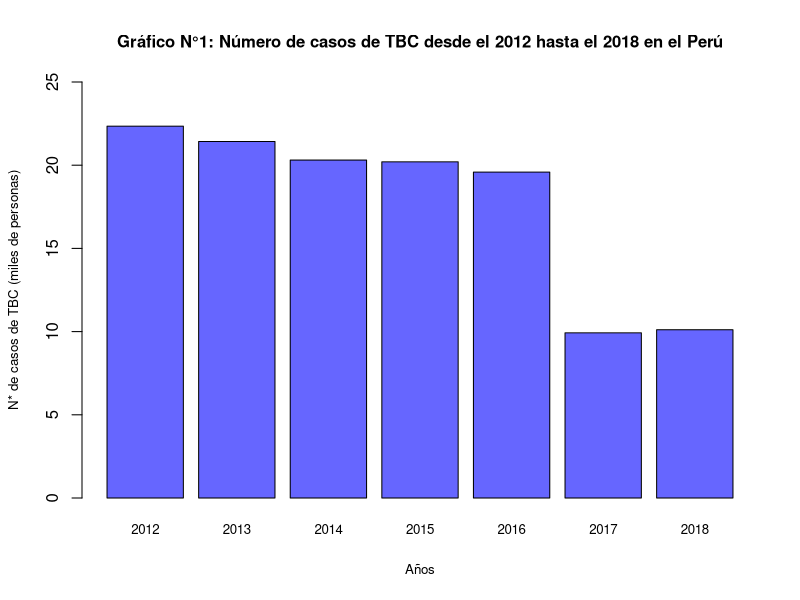
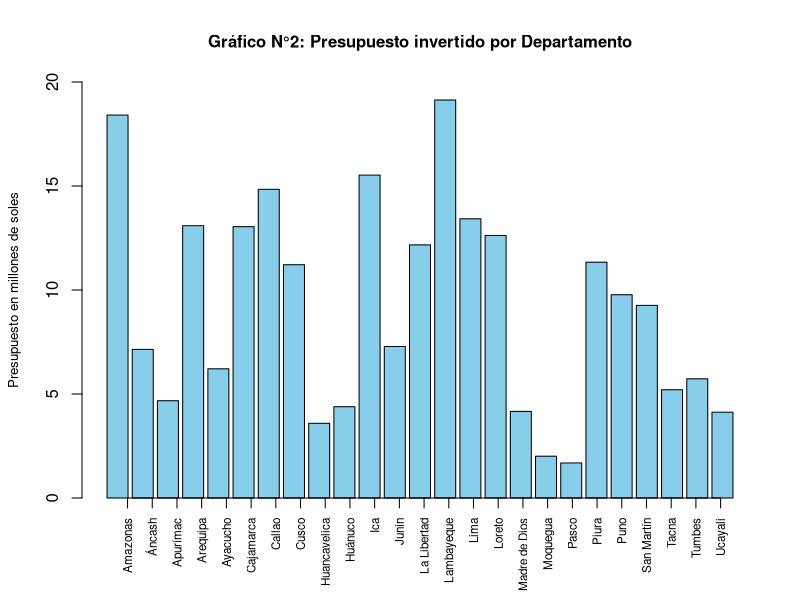
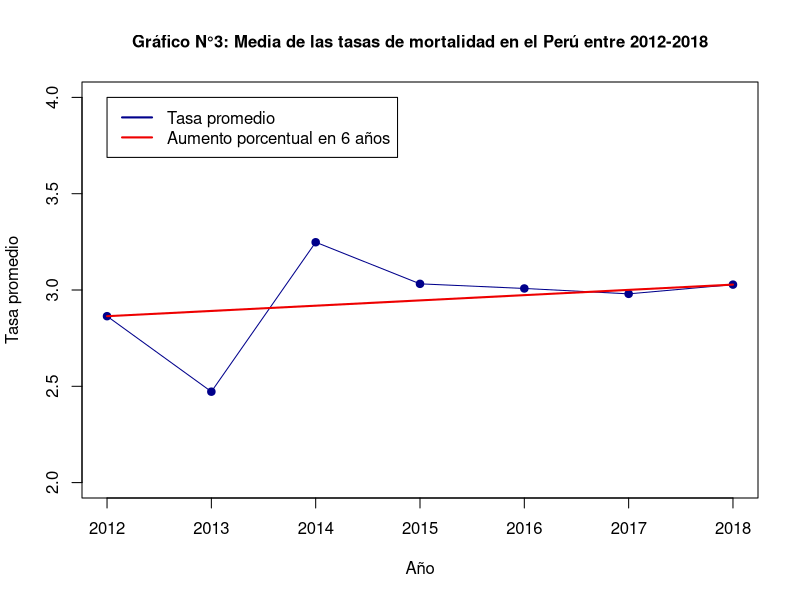
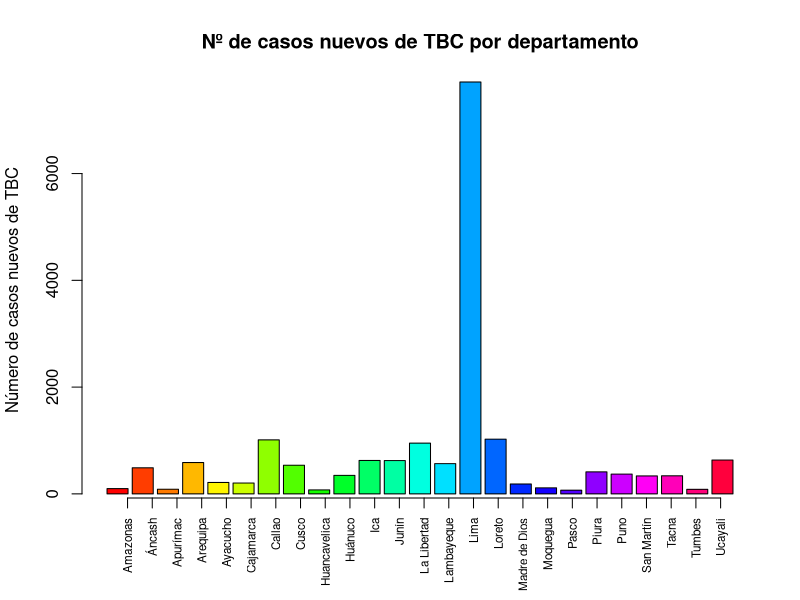
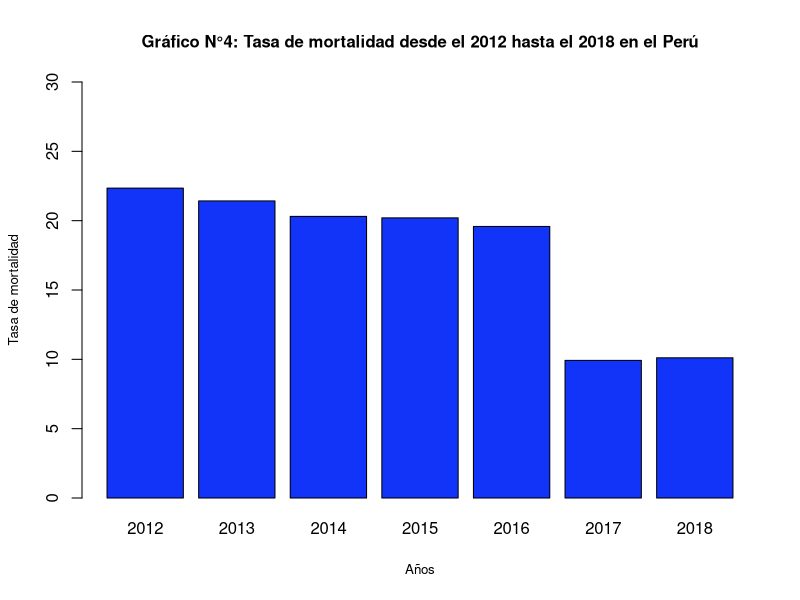
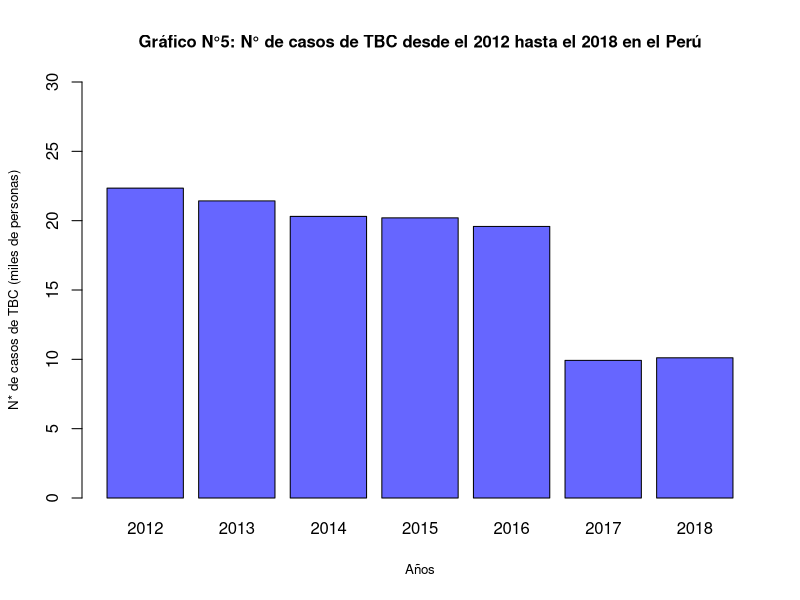
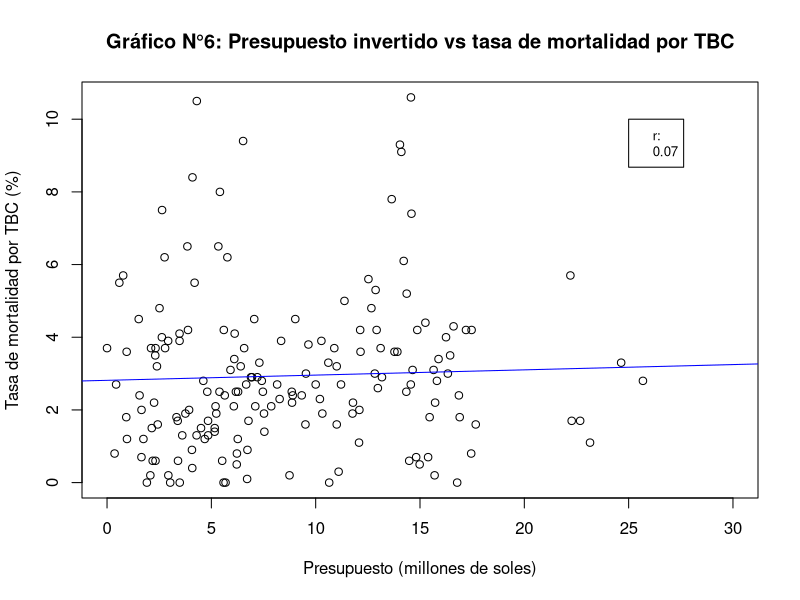
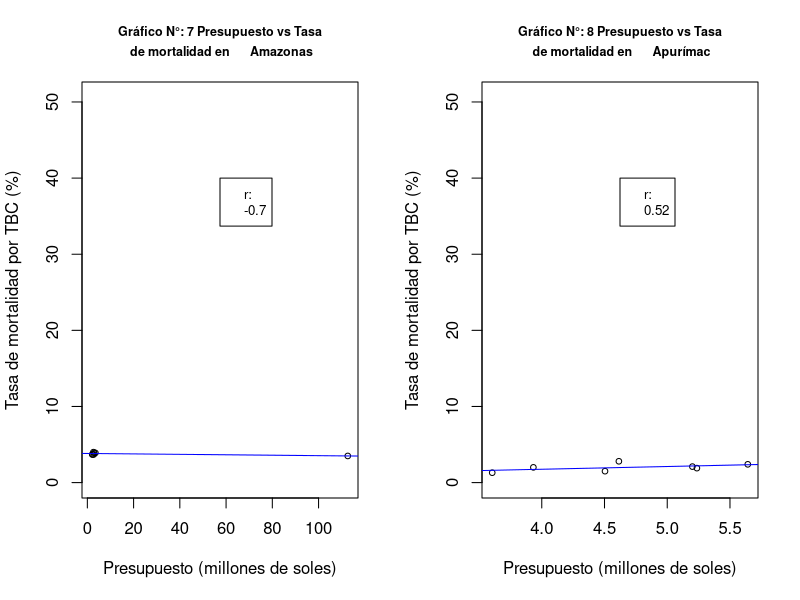

These figures' R source, in order:
## ---- chunk 1
datos <- read.csv(file = "Datos.csv", fileEncoding = "UTF-8")
## ---- chunk 2
x<-0
morbilidad_porr_anho<-c()
anhos<-c()
for (i in 2012:2018){
       x<-x+1
       morbilidad_porr_anho[x]<-sum(datos$Numero.de.casos.Nuevos[datos$Año==i])
       anhos[x]<-i
}
casos <- morbilidad_porr_anho/1000
names(casos)<-anhos
barplot(casos,main="Gráfico N°1: Número de casos de TBC desde el 2012 hasta el 2018 en el Perú"
        ,ylab ="N* de casos de TBC (miles de personas)"
        ,xlab ="Años"
        ,ylim=c(0,25)
        ,cex.main=1.25
        ,cex.lab=0.8
        ,col = "#6666FF"
        ,cex.main=1
        ,cex.names = 0.8)
## ---- chunk 3
departamentos1<-unique(datos$Departamento)
Departamentos<-datos$Departamento
Morbilidad<-datos$Morbilidad
Presupuesto.orientado<-datos$Presupuesto.para.el.programa.orientado.a.disminuir.la.incidencia.de.TBC.y.VIH
datos4<-data.frame(Departamentos,Morbilidad,Presupuesto.orientado)

Morbilidad2<-c()
Presupuesto.orientado2<-c()
for (i in 1:25){
aux<-sum(datos4$Morbilidad[which(datos4$Departamentos==Departamentos[c(i)])])/7
Morbilidad2<-c(Morbilidad2,aux)
aux2<-sum(datos4$Presupuesto.orientado[which(datos4$Departamentos==Departamentos[c(i)])])/7
Presupuesto.orientado2<-c(Presupuesto.orientado2,aux2)
}

P<-Presupuesto.orientado2/1000000

Departamentos2<-Departamentos[c(1,2,3,4,5,6,7,8,9,10,11,12,13,14,15,16,17,18,19,20,21,22,23,24,25)]
datos5<-data.frame(Departamentos2,Morbilidad2,Presupuesto.orientado2)
barplot(P,main="Gráfico N°2: Presupuesto invertido por Departamento"
        ,ylab = "Presupuesto en millones de soles"
        ,width = 0.85
        ,col = "skyblue"
        ,ylim =c(0,20)
        ,cex.main=1
        ,cex.lab=0.8)
axis(1,at=1:25,labels = departamentos1,las=3,cex.axis=0.7)

## ---- chunk 4
tasa12 <- datos$Tasa.de.mortalidad[which(datos$Año==2012)]
tasa13 <- datos$Tasa.de.mortalidad[which(datos$Año==2013)]
tasa14 <- datos$Tasa.de.mortalidad[which(datos$Año==2014)]
tasa15 <- datos$Tasa.de.mortalidad[which(datos$Año==2015)]
tasa16 <- datos$Tasa.de.mortalidad[which(datos$Año==2016)]
tasa17 <- datos$Tasa.de.mortalidad[which(datos$Año==2017)]
tasa18 <- datos$Tasa.de.mortalidad[which(datos$Año==2018)]
Vs=(seq(from=mean(tasa12),to=mean(tasa18),by=(mean(tasa18)-mean(tasa12))/6))
length(Vs)
length(2012:2018) 
tasasprom <- c(mean(tasa12),mean(tasa13),mean(tasa14),mean(tasa15),mean(tasa16),mean(tasa17),mean(tasa18))
length(tasasprom)
plot(y=tasasprom,x = 2012:2018
     ,main = "Gráfico N°3: Media de las tasas de mortalidad en el Perú entre 2012-2018"
     ,xlab = "Año"
     ,ylab = "Tasa promedio"
     ,ylim = c(2,4)
     ,type ="o"
     ,pch = 19
     ,cex.main=1
     ,col = c("blue4"));
lines(y=Vs,x = 2012:2018, col="red2",lwd=2)
legend(2012,4,legend=c("Tasa promedio","Aumento porcentual en 6 años"),col=c("blue4","red2"),lwd=2)

## ---- chunk 5
Departamentos <-datos[,"Departamento"]
Numero.de.casos.nuevos<-datos[,"Numero.de.casos.Nuevos"]

datos2<-data.frame(Departamentos,Numero.de.casos.nuevos)
Numero.de.casos.nuevos2<-c()
for (i in 1:25)
{
aux<-sum(datos2$Numero.de.casos.nuevos[which(datos2$Departamentos==Departamentos[c(i)])])/7
Numero.de.casos.nuevos2<-c(Numero.de.casos.nuevos2,aux)
}
Departamentos2<-Departamentos[c(1,2,3,4,5,6,7,8,9,10,11,12,13,14,15,16,17,18,19,20,21,22,23,24,25)]
datos3<-data.frame(Departamentos2,Numero.de.casos.nuevos2)

dep<-c("Amazonas","Áncash","Apurímac","Arequipa","Ayacucho","Cajamarca","Callao","Cusco","Huancavelica","Huánuco","Ica","Junín","La Libertad","Lambayeque","Lima","Loreto","Madre de Dios","Moquegua","Pasco","Piura","Puno","San Martín","Tacna","Tumbes","Ucayali")

barplot(datos3$Numero.de.casos.nuevos2,main = "Nº de casos nuevos de TBC por departamento",width=0.85 ,ylab =  "Número de casos nuevos de TBC", col=rainbow(25))
axis(1,at=1:25,labels = dep,las=3,cex.axis=0.7)
## ---- chunk 6
z<-0
mortalidad<-c()
años<-c()
for(i in 2012:2018){
  z<-z+1
  mortalidad[z]<- sum(datos$Tasa.de.mortalidad[datos$Año==i])
  años[z]<-i
}
cases<-mortalidad/1000
names(cases)<-años
barplot(casos,main="Gráfico N°4: Tasa de mortalidad desde el 2012 hasta el 2018 en el Perú"
        ,ylab ="Tasa de mortalidad"
        ,xlab ="Años"
        ,ylim=c(0,30)
        ,cex.main=1
        ,cex.lab=0.8
        ,col = "#1234F8")
## ---- chunk 7
barplot(casos
        ,main="Gráfico N°5: N° de casos de TBC desde el 2012 hasta el 2018 en el Perú"
        ,ylab ="N* de casos de TBC (miles de personas)"
        ,xlab ="Años"
        ,ylim=c(0,30)
        ,cex.main=1
        ,cex.lab=0.8
        ,col = "#6666FF")
## ---- chunk 8
Presupuesto_millones<-datos$Presupuesto.para.el.programa.orientado.a.disminuir.la.incidencia.de.TBC.y.VIH/1000000
tasa_mortalidad<-datos$Tasa.de.mortalidad
plot(Presupuesto_millones,tasa_mortalidad 
     ,main="Gráfico N°6: Presupuesto invertido vs tasa de mortalidad por TBC"
     ,ylab="Tasa de mortalidad por TBC (%)"
     ,xlab="Presupuesto (millones de soles)"
     ,xlim=c(0,30))
abline(lm(tasa_mortalidad~Presupuesto_millones), col="blue")
coeficiente_es<-c("r:",round(cor(Presupuesto_millones, tasa_mortalidad),2))
legend(25, 10,legend=c(coeficiente_es),cex=0.8)
## ---- chunk 9
par(mfrow=c(1,2))
x<-6
for (i in 1:length(departamentos1)){
Presupuesto_millones<-datos$Presupuesto.para.el.programa.orientado.a.disminuir.la.incidencia.de.TBC.y.VIH[datos$Departamento==departamentos1[i]]/1000000
tasa_mortalidad<-datos$Tasa.de.mortalidad[datos$Departamento==departamentos1[i]]
cor(Presupuesto_millones, tasa_mortalidad)
coeficiente<-round(cor(Presupuesto_millones, tasa_mortalidad),2)
if(abs(coeficiente)>=0.5){
x<-x+1
nombre_depa<-c(paste("Gráfico N°:",toString(x),"Presupuesto vs Tasa",sep = " "),paste(" de mortalidad en\t", toString(departamentos1[i]),sep = " "))
plot(Presupuesto_millones 
     ,tasa_mortalidad,ylab="Tasa de mortalidad por TBC (%)"
     ,xlab="Presupuesto (millones de soles)"
     ,ylim = c(0,max(datos$Tasa.de.mortalidad)+40)
     ,main=nombre_depa
     ,cex.main=0.75
     ,cex= 0.75)
abline(lm(tasa_mortalidad~Presupuesto_millones), col="blue")
coeficiente_es<-c("r:",coeficiente)
legend((max(Presupuesto_millones)+min(Presupuesto_millones))/2,  40,legend=c(coeficiente_es),cex=0.8)
}}
## ---- chunk 10
Departamentos<-datos$Departamento
Morbilidad<-datos$Morbilidad
Presupuesto.orientado<-datos$Presupuesto.para.el.programa.orientado.a.disminuir.la.incidencia.de.TBC.y.VIH
datos4<-data.frame(Departamentos,Morbilidad,Presupuesto.orientado)
Morbilidad2<-c()
Presupuesto.orientado2<-c()
for (i in 1:25)
{
aux<-sum(datos4$Morbilidad[which(datos4$Departamentos==Departamentos[c(i)])])/7
Morbilidad2<-c(Morbilidad2,aux)
aux2<-sum(datos4$Presupuesto.orientado[which(datos4$Departamentos==Departamentos[c(i)])])/7
Presupuesto.orientado2<-c(Presupuesto.orientado2,aux2)
}
P<-Presupuesto.orientado2/1000000
Departamentos2<-Departamentos[c(1,2,3,4,5,6,7,8,9,10,11,12,13,14,15,16,17,18,19,20,21,22,23,24,25)]
barplot(Morbilidad2,main="Gráfico N°12: Morbilidad de TBC por departamento"
        ,ylab = "Morbilidad de TBC"
        ,width = 0.85
        ,col = "skyblue"
        ,ylim =c(0,12000))
axis(1,at=1:25,labels = departamentos1,las=3,cex.axis=0.7)
abline(h=201,col="red",lwd=1)
barplot(P,main="Gráfico N°13: Presupuesto invertido por departamento"
        ,ylab = "Presupuesto en millones de soles"
        ,width = 0.85
        ,col = "skyblue"
        ,ylim =c(0,20)
        ,cex.main=1)
axis(1,at=1:25,labels = departamentos1,las=3,cex.axis=0.7)
abline(h=5.125517,col="red",lwd=1)
q1<-quantile(P)
q2<-quantile(Morbilidad2)

## ---- chunk 11
dato6<-datos5$Departamentos2[which(datos5$Presupuesto.orientado2<=5125517)]
morb3<-datos5$Morbilidad2[which(datos5$Presupuesto.orientado2<=5125517)]
## ---- chunk 12
barplot(morb3,main="Gráfico N°14: Morbilidad de departamentos con bajo presupuesto"
        ,ylab = "Morbilidad"
        ,width = 0.85
        ,col = "skyblue"
        ,ylim =c(0,1000)
        ,cex.axis = 0.85
        ,cex.names = 0.8
        ,cex.main=1)
axis(1,at=1:7,labels = dato6,las=3,cex.axis=0.7)
abline(h=median(Morbilidad2),col="blue",lwd=1)
abline(h=201,col="red",lwd=1)
abline(h=mean(morb3),col="green",lwd=1)
legend(0,1000,legend=c("mediana\nde morbilidad"),col=c("blue"),lwd=1,cex=0.8)
legend(2,1000,legend=c("primer cuartil\nde morbilidad"),col=c("red"),lwd=1,cex=0.8)
legend(4,1000,legend=c("media de morbilidad de departamentos\n con menor presupuesto"),col=c("green"),lwd=1,cex=0.8)
## ---- chunk 13
plot(x=datos$Numero.de.casos.Nuevos,y=datos$Presupuesto.para.el.programa.orientado.a.disminuir.la.incidencia.de.TBC.y.VIH
     ,xlab = "Número de casos nuevos por departamento"
     ,ylab = "Presupuesto por departamento"
     ,main = "Gráfico N°15: Presupuesto invertido VS. Número de casos nuevos"
     ,cex.main=1)
plot(x = datos$Numero.de.casos.Nuevos,y = datos$Presupuesto.para.el.programa.orientado.a.disminuir.la.incidencia.de.TBC.y.VIH
     ,ylim = c(0,3*10^7),xlim=c(0,1250)
     ,xlab = "Número de casos nuevos por departamento"
     ,ylab = "Presupuesto por departamento"
     ,main = "Gráfico N°16: Presupuesto invertido VS. Número de casos nuevos (ampliado)"
     ,cex.main=1)
